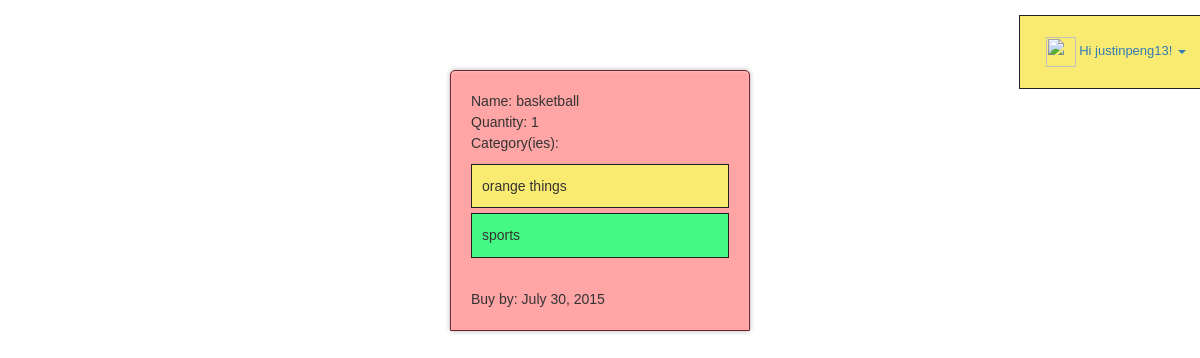
/item/3 (signed in), run on the app's committed database.
### grocery_list/models.py (models this page shows, shortened)
class Item(models.Model):
    user = models.ForeignKey(UserProfile, blank=True, null=True)
    name = models.CharField(max_length=255)
    quantity = models.IntegerField()
    cat = models.ManyToManyField(Cat, related_name='grocery_list', blank=True)
    remarks = models.TextField(blank=True)
    date = models.DateField(blank=True)

class Cat(models.Model):
    name = models.CharField(max_length=255)
    color = models.CharField(max_length=50, default="pink")
    fontcolor = models.CharField(max_length=50, default="green")

### grocery_list/views.py (the view)
# urls.py: url(r'^item/(?P<pk>\d+)$', views.item, name='detail'),
def item(request, pk):
    item = Item.objects.get(id=pk)
    return render(request, 'grocery_list/item.html', {'item':item})

### grocery_list/templates/grocery_list/item.html
{%extends 'grocery_list/base.html'%}
{%load staticfiles%}
{% block content %}
<link rel="stylesheet" type="text/css" href="{% static 'grocery_list/style.css' %}" />
<div id="wrapper">
        Name: {{item.name}} <br/>
        Quantity: {{item.quantity}}<br/>
        {%if item.cat.all%}
        Category(ies):
        <ul>
        {%for c in item.cat.all%}
            <li>{{c.name}}</li>
        {%endfor%}
        {%endif%}
        </ul>
        <br>
        Buy by: {{item.date}}
    </div>
{%endblock%}

### grocery_list/templates/grocery_list/base.html (shortened to what this page needs)
{% load bootstrap3 %}
<head>
</head>
{% bootstrap_css %}
<link rel="stylesheet" href="//code.jquery.com/ui/1.11.4/themes/smoothness/jquery-ui.css">
<link rel="stylesheet" href="https://cdnjs.cloudflare.com/ajax/libs/bootstrap-datetimepicker/4.14.30/css/bootstrap-datetimepicker.min.css">
<link rel="stylesheet" href="//code.jquery.com/ui/1.11.4/themes/smoothness/jquery-ui.css">
  </head>
  <body>
      <div class="mynavbar">
          <ul class="nav nav-tabs navbar-right">
              <li role="presentation" class="dropdown">
                  <a class="dropdown-toggle" data-toggle="dropdown" href="#" role="button" aria-haspopup="true" aria-expanded="true">
                    {%if user.is_authenticated%}
                        <img src="/media/{{curruser.picture}}" height="30px" %} />
                        Hi {{user.username}}!
                    {%else%}
                        Login here!
                    {%endif%}
                    <span class="caret"></span>
                  </a>
              </li>
          </ul>
      </div>
  {%block content%}
  {%endblock%}
  </body>

### grocery_list/static/grocery_list/style.css (style rules this page uses)
body { font: 14px/21px"Lucida Sans", "Lucida Grande", "Lucida Sans Unicode", sans-serif; }
#wrapper { width:300px; margin:20px auto; padding:20px; border-radius: 5px 5px 0 0; box-shadow: inset 0 1px 2px rgba(255, 255, 255, 0.3), 0 0 5px rgba(0, 0, 0, .3); border: 1px solid #6f212f; background: #FFA5A5; }
ul { list-style-type:none; list-style-position:outside; margin:10px 0px; padding:0px; clear:both; }
li { background: #45FA84; margin:5px 0px; line-height:1.6; padding:10px; border:#222 solid 1px; }
li:nth-child(odd) { background: #F9EB71; }
li a { font-size:small; }
.mynavbar { display:block; margin:0px; padding:0px; height:50px; }

### data on the page
Item: name "basketball", quantity "1", date "July 30, 2015"
Cat: name "orange things"
Cat: name "sports"

### other printed values
{{ user.username }} "justinpeng13"
